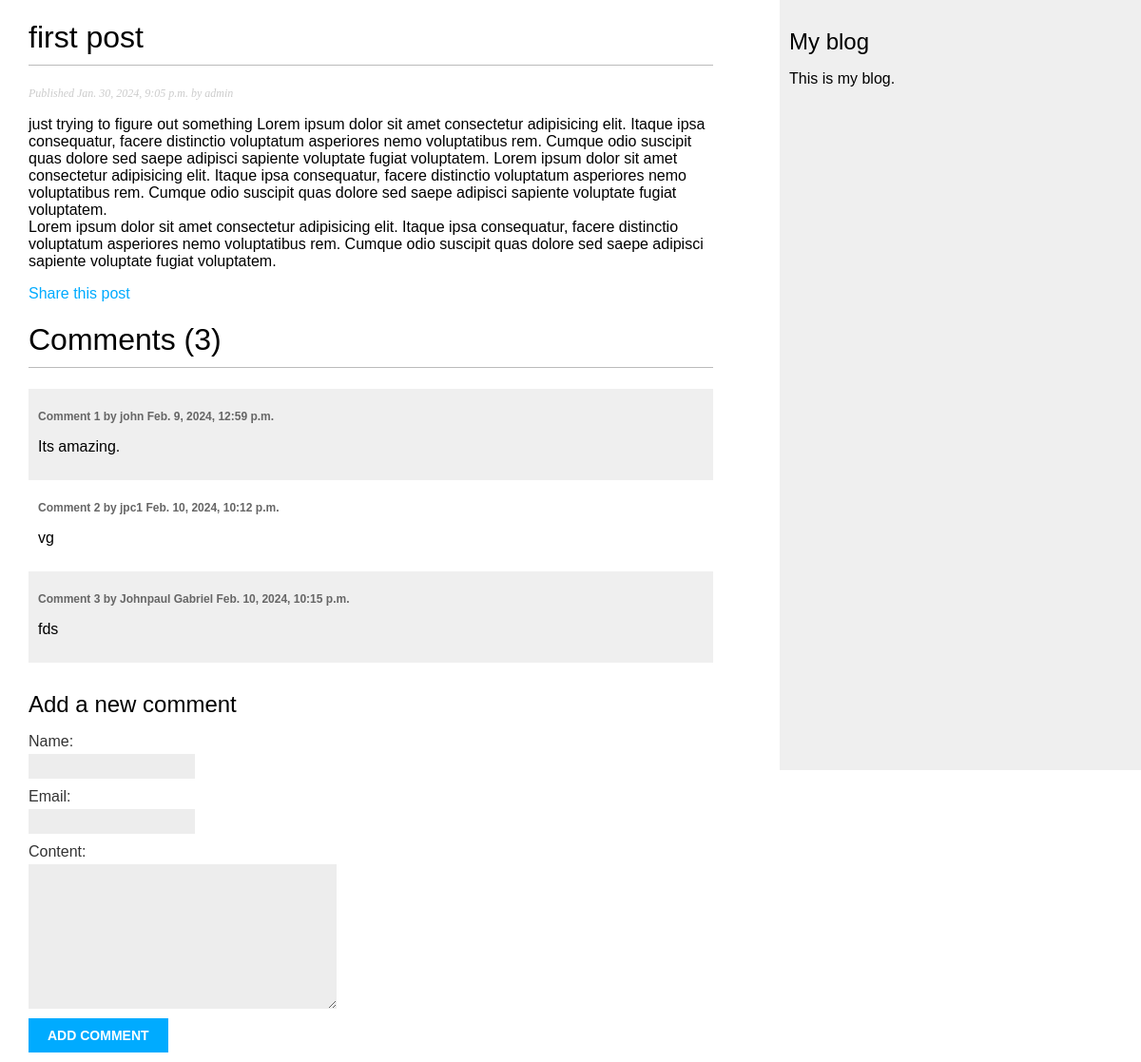
Screenshot of /blog/2024/1/30/first-post/ with the database file from the repository.
### blog/models.py (models this page shows, shortened)
class Post(models.Model):
    STATUS = (("draft", "Draft"), ("published", "Published"))
    title = models.CharField(max_length=250)
    slug = models.SlugField(max_length=250, unique_for_date = 'publish')
    author = models.ForeignKey(
        User, on_delete=models.CASCADE, related_name="blog_posts"
    )
    content = models.TextField()
    publish = models.DateTimeField(default=timezone.now)
    created = models.DateTimeField(auto_now_add=True)
    updated = models.DateTimeField(auto_now=True)
    status = models.CharField(max_length=20, choices=STATUS, default="draft")
    objects = models.Manager()  # default manager
    published = PublishedManager()  # Custum manager
    class Meta:
        ordering = ["-publish"]
        indexes = (models.Index(fields=["-publish"]),)
    def __str__(self):
        return self.title

class Comment(models.Model):
    post = models.ForeignKey(Post, on_delete = models.CASCADE) #by Default -> related_name = comment_set
    name = models.CharField(max_length = 40)
    email = models.EmailField()
    content = models.TextField()
    created = models.DateTimeField(auto_now_add = True)
    updated = models.DateTimeField(auto_now = True)
    active = models.BooleanField(default = True)
    class Meta:
        ordering = ['created']
        indexes = (models.Index(fields=['created']),)
    def __str__(self):
        return f"comment by {self.name} on {self.post}"

### blog/views.py (the view)
class PostDetailView(DetailView):
    model = Post
    template_name = 'post-detail.html'
    context_object_name = 'post'
    queryset = Post.published.all()
    def get_object(self):
        year = self.kwargs.get('year')
        month = self.kwargs.get('month')
        day = self.kwargs.get('day')
        slug = self.kwargs.get('post')
        post = get_object_or_404(
            self.get_queryset(),
            publish__year=year,
            publish__month=month,
            publish__day=day,
            slug=slug
        )
        return post
    def get_context_data(self, **kwargs: Any):
        context = super().get_context_data(**kwargs)
        context['comments'] = self.get_object().comment_set.filter(active=True)
        context['form'] = CommentForm()
        print(context)
        return context

### blog/forms.py
class CommentForm(forms.ModelForm):
    class Meta:
        model = models.Comment
        fields = ['name', 'email','content']

### blog/templates/post-detail.html (shortened to what this page needs)
{% extends "base.html" %}
{% block content %}
<h1>{{ post.title }}</h1>
<p class="date">
Published {{ post.publish }} by {{ post.author }}
</p>
{{ post.content|linebreaks }}
<p><a href="{% url 'blog:post-share' post.id %}">Share this post</a></p>
<h1>Comment{{comments.count|pluralize}} ({{comments.count}})</h1>
{% for comment in comments %}
<div class="comment">
    <p class="info">
        Comment {{ forloop.counter }} by {{ comment.name }}
        {{ comment.created }}
        </p>
        {{ comment.content|linebreaks }}
        </div>
        {% empty %}
        <p><b><i>There are no comments.</i></b></p>
        {% endfor %}
        {% include "includes/comment_form.html" %}
{% endblock %}

### blog/static/css/blog.css (style rules this page uses)
body { margin:0; padding:0; font-family:helvetica, sans-serif; }
a { color:#00abff; text-decoration:none; }
h1 { font-weight:normal; border-bottom:1px solid #bbb; padding:0 0 10px 0; }
p.date { color:#ccc; font-family: georgia, serif; font-size: 12px; font-style: italic; }
label { float:left; clear:both; color:#333; margin-bottom:4px; }
input, textarea { clear:both; float:left; margin:0 0 10px; background:#ededed; border:0; padding:6px 10px; font-size:12px; }
.comment { padding:10px; }
.comment:nth-child(even) { background:#efefef; }
.comment .info { font-weight:bold; font-size:12px; color:#666; }

### rows the page displays
Post: title "first post", publish "Jan. 30, 2024, 9:05 p.m.", author "admin", content "just trying to figure out something Lorem ipsum dolor sit amet consectetur adipisicing elit. Itaque ipsa consequatur, facere distinctio voluptatum asperiores nemo voluptatibus rem. Cumque odio suscipit quas dolore sed saepe adipisci sapiente voluptate fugiat voluptatem. Lorem ipsum dolor sit amet consectetur adipisicing elit. Itaque ipsa consequatur, facere distinctio voluptatum asperiores nemo voluptatibus rem. Cumque odio suscipit quas dolore sed saepe adipisci sapiente voluptate fugiat voluptatem. Lorem ipsum dolor sit amet consectetur adipisicing elit. Itaque ipsa consequatur, facere distinctio voluptatum asperiores nemo voluptatibus rem. Cumque odio suscipit quas dolore sed saepe…"
Comment: name "john", created "Feb. 9, 2024, 12:59 p.m.", content "Its amazing."
Comment: name "jpc1", created "Feb. 10, 2024, 10:12 p.m.", content "vg"
Comment: name "Johnpaul Gabriel", created "Feb. 10, 2024, 10:15 p.m.", content "fds"

### other values shown
{{ comments.count }} "3"
